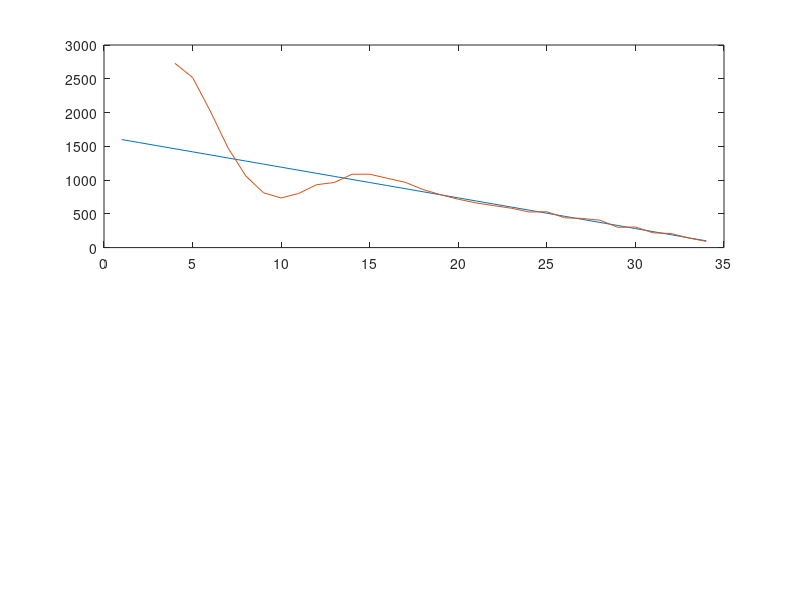

Here is the MATLAB script that generated this plot: (Note: this script raises an error after producing the figure.)
clear,clc;

N = 34;
stim_IOIs = linspace(1600,100,N);
stim = [0 cumsum(stim_IOIs)];

limits = [250, 1000];

alpha =0.4;
beta =0.1;
m =0.5;                 % 0 = track | 1 = predict 
gamma_init =0.2;        % 0 = anticipate | 1 = adapt 
% mvarProp = .5;          % 0 = motor flexible | 1 = motor unflexible 

% T:            timekeeper (interval)
% t:            ADAM's tap (timestamp)
% asyn:         asynchrony (stimtime - t)    
% t_pred:       output tap time of anticipation module
% t_fin:        final output tap time from the joint module
% IOI_pred:     predicted IOI (via anticipation)
% IOI_track:    tracked IOI (previous taps)

[T,t,asyn] = deal(zeros(1,N));
[IOI_pred(1:3),IOI_track(1:3),t_pred(1:3), t_fin(1:3)] = deal(nan);

SMT = .400;

TK1 = normrnd(0,1,[1,N]);            % sampled from a normal dist
TK2 = normrnd(0,1,[1,N]);            % sampled from a normal dist
M = gamrnd(4,sqrt(25/4),[1,N+1]);      % drawn from gamma dist 
M_init = M;

T(2:3) = stim_IOIs(1:2) + TK1(1:2);  % initialize timekeeper with first 2 stims


for n = 2:N
    gamma = gamma_init;

    % adaptation ----------------------------------------
    asyn(n) = stim(n-1) - t(n-1);                     % most recent asynchrony
    
    % next tap 
    t(n+1) = t(n) + ( T(n) + (alpha + beta) * asyn(n) + TK1(n));    % eq. (11)
    
    % next timekeeper
    T(n+1) = T(n) + beta * asyn(n);                               % eq. (12)
    

    if n > 2
    % anticipation --------------------------------------    
    fit = polyfit(n-2:n,stim_IOIs(n-2:n),1);     
    IOI_pred(n+1) = fit(2) + fit(1) * (n+1);
    IOI_track(n+1) = t(n) - t(n-1);
    
    % predicted stim time:
    t_pred(n+1) = t(n) + (m * IOI_pred(n+1) + (1-m) * IOI_track(n+1)) + TK2(n);

    % joint -------------------------------------- 
    %  time diff btwn adapted stim vs predicted stim
    ASYN(n+1) = t(n+1) - t_pred(n+1);
    t_fin(n+1) = t(n+1) - ((1-gamma) * ASYN(n+1)) + M(n) - M(n-1);
    
    end
end

figure;
subplot(2,1,1)
plot(diff(stim)), hold on; plot(diff(t_fin)), yline(SMT*1000); hold off;
subplot(2,1,2)
EK_dotplot(stim); hold on; EK_dotplot(t_fin); legend('stimuli', 'ADAM'); hold off;